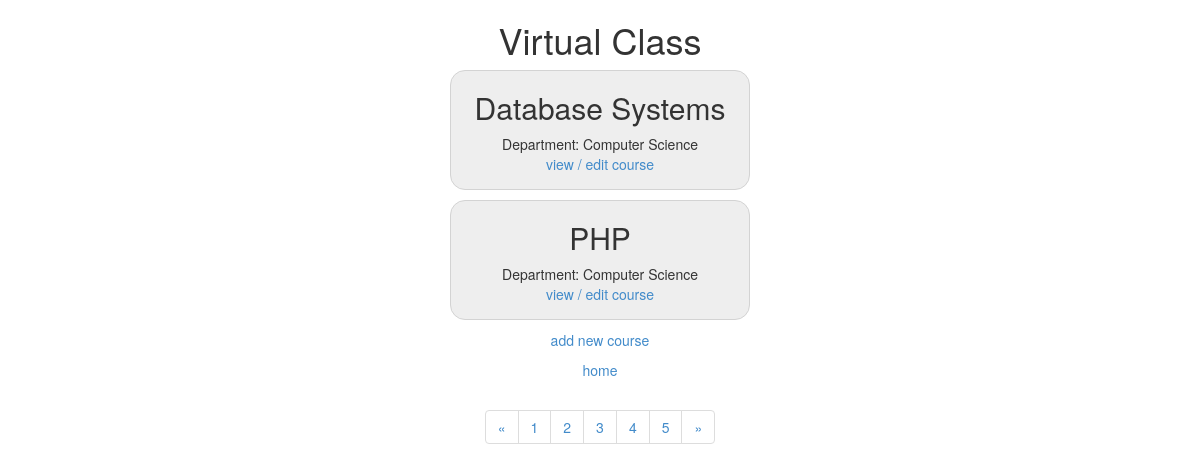
The page /index.php/course/page/2 on the database its author committed.
### tables this page shows
CREATE TABLE `course` (
  `id` int(11) NOT NULL AUTO_INCREMENT,
  `title` varchar(128) NOT NULL,
  `dept_id` int(11) DEFAULT NULL,
  `prof_id` int(11) DEFAULT NULL,
  PRIMARY KEY (`id`),
  KEY `dept_id` (`dept_id`),
  KEY `prof_id` (`prof_id`),
  CONSTRAINT `course_ibfk_1` FOREIGN KEY (`dept_id`) REFERENCES `dept` (`id`) ON DELETE CASCADE,
  CONSTRAINT `course_ibfk_2` FOREIGN KEY (`prof_id`) REFERENCES `prof` (`id`) ON DELETE CASCADE
);

### application/controllers/course.php (called while the page is built, shortened)
<?php
class Course extends CI_Controller {
	public function __construct()
	{
		$this->load->model('course_model');
		$this->load->model('dept_model');
		$this->load->model('enrollment_model');
		$this->load->model('student_model');
	}
	public function page($pagenum)
	{
		$data['courses'] = $this->course_model->get_courses($id=FALSE, $pagenum);
		$data['title'] = 'courses list';
		$data['pagenum'] = $pagenum;
		$this->load->view('templates/header', $data);
		$this->load->view('course/page', $data);
		$this->load->view('templates/footer');
	}
}

### index.php (called while the page is built, shortened)
<?php
require_once BASEPATH.'core/CodeIgniter.php';

### application/models/course_model.php (called while the page is built, shortened)
<?php
class Course_model extends CI_Model {
	public function get_courses($id=FALSE,$pagenum=1)
	{
		if ($id === FALSE)
		{
			$query = $this->db->get('course',10,10*($pagenum-1));
			$results = $query->result_array();
			for ($i = 0; $i < count($results); ++$i) {
			    $id = $results[$i]['dept_id'];
			    $this->db->select('name');
			    $this->db->where('id', $id);
			    $q = $this->db->get('dept');
			    foreach ($q->result() as $row)
			    {
			         $dept_name = $row->name;
			    }
			    $results[$i]['dept_name'] = $dept_name;
			}
			return $results;
		}
		$query = $this->db->get_where('course', array('id' => $id));
		$row = $query->row_array();
		$dept_id = $row['dept_id'];
		$this->db->select('name');
		$this->db->where('id', $dept_id);
		$q = $this->db->get('dept');
		$dept_name = $q->row()->name;
		$row['dept_name'] = $dept_name;
		return $row;
	}
}

### application/views/course/page.php (the view)
<div id="wrap">
<ul class ="courses">
	<?php foreach ($courses as $course_item): ?>
	<li>
	    <h2><?php echo $course_item['title'] ?></h2>
	    <div class="main">
	    	<?php echo "Department:" ?>
	        <?php echo $course_item['dept_name'] ?>
	    </div>
	    <p><a href="<?php echo base_url();?>index.php/course/view/<?php echo $course_item['id'] ?>">view / edit course </a></p>
	</li>
	<?php endforeach ?>
</ul>
<p><a href="<?php echo base_url();?>index.php/course/create">add new course </a></p>
<p><a href="<?php echo base_url();?>index.php/">home</a> </p>
<ul class="pagination">
	  <li><a href="<?php echo base_url();?>index.php/course/page/<?php echo max(1, $pagenum-1)?>">&laquo;</a></li>
	  <li><a href="<?php echo base_url();?>index.php/course/page/1">1</a></li>
	  <li><a href="<?php echo base_url();?>index.php/course/page/2">2</a></li>
	  <li><a href="<?php echo base_url();?>index.php/course/page/3">3</a></li>
	  <li><a href="<?php echo base_url();?>index.php/course/page/4">4</a></li>
	  <li><a href="<?php echo base_url();?>index.php/course/page/5">5</a></li>
	  <li><a href="<?php echo base_url();?>index.php/course/page/<?php echo $pagenum+1?>">&raquo;</a></li>
</ul>
</div>

### assets/css/core.css (style rules this page uses)
body { font-family: "Arial"; font-size: 12px; text-align:center; }
#wrap { text-align: center; }
ul.courses { list-style-type: none; width: 300px; margin: 0; padding: 0; display: inline-block; text-align: center; }
ul.courses li { background: #eeeeee; border: 1px solid #d3d3d3; padding: 0px; width: 100%; height:120px; margin-bottom: 10px; margin-right: 10px; text-align: center; display: inline-block; border-radius: 15px; }

### rows shown on the page
course: title "Database Systems", dept_name "Computer Science"
course: title "PHP", dept_name "Computer Science"
